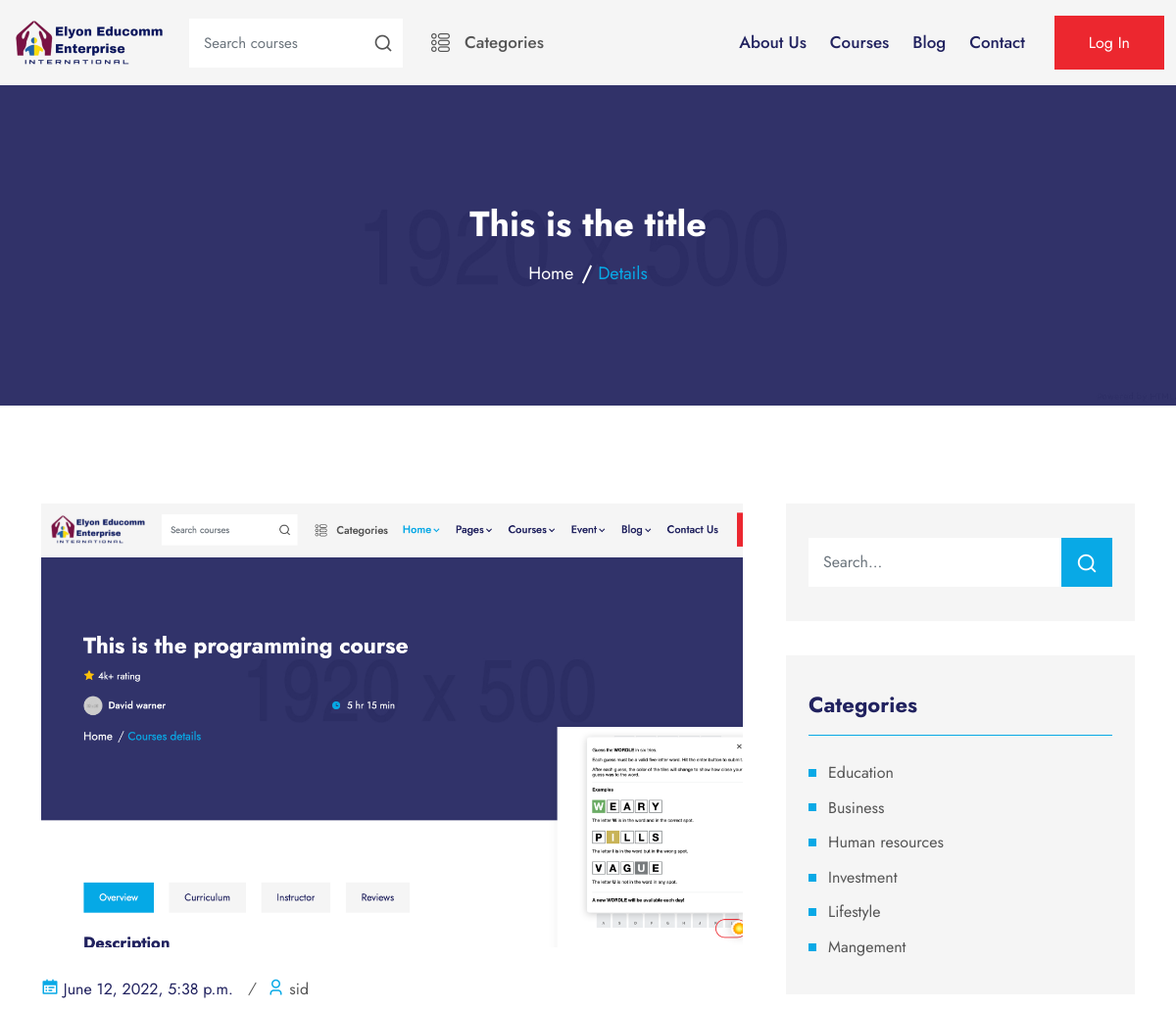
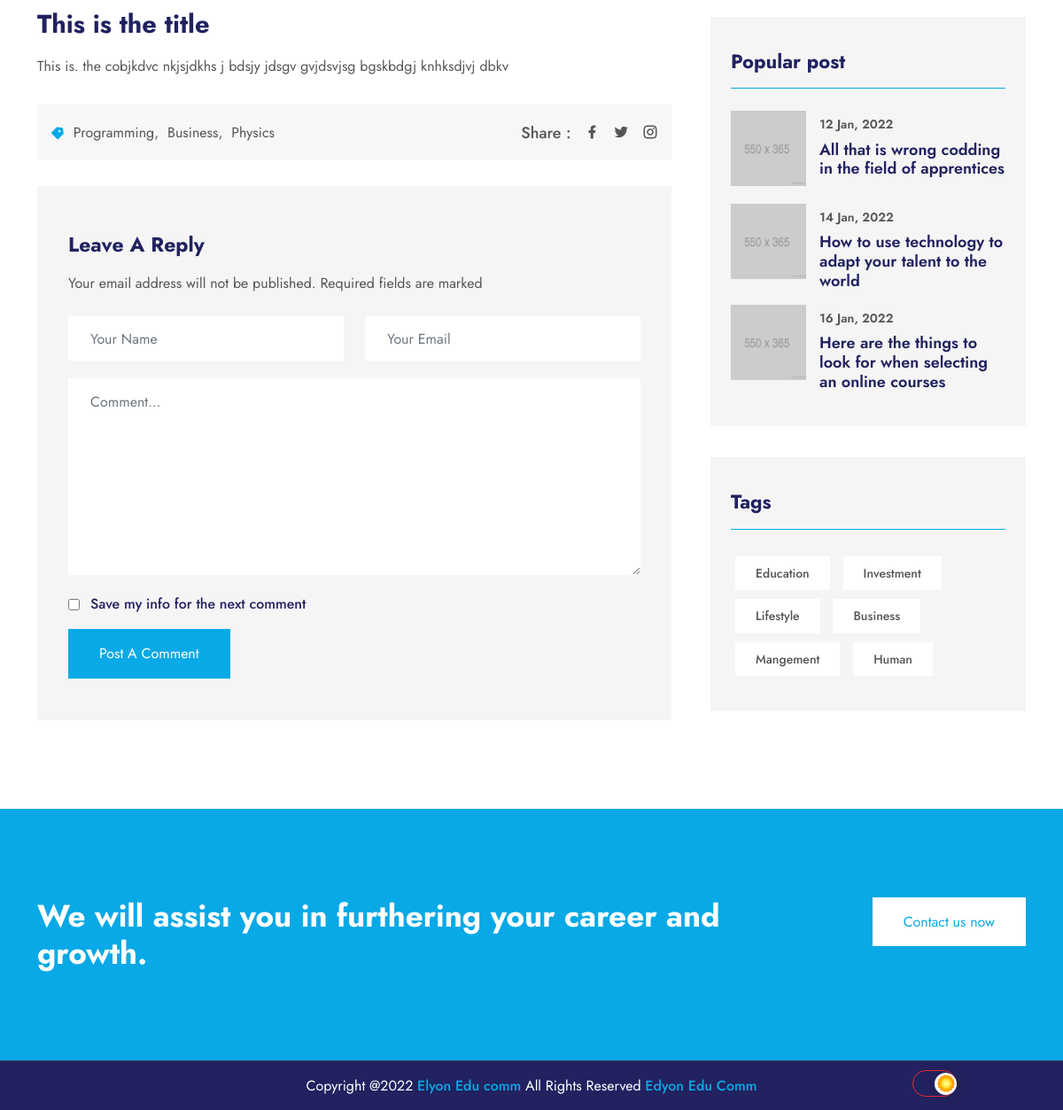
The app's page /blog/this-is-the-title/ with its own data (2 pictures, top to bottom).
### blog/models.py (models this page shows, shortened)
class BlogPost(models.Model):
    title = models.CharField(max_length=200, unique=True)
    blogImage = models.ImageField(null=False, blank=True)
    slug = models.SlugField(max_length=200, unique=True)
    author = models.ForeignKey(User, on_delete=models.CASCADE, related_name='blog_posts')
    course = models.ForeignKey(Course, null=True, blank=True, on_delete=models.SET_NULL)
    category = models.ManyToManyField(Category, null=True, blank=True)
    content = models.TextField()
    updated_on = models.DateTimeField(auto_now=True)
    created_on = models.DateTimeField(auto_now_add=True)
    status = models.IntegerField(choices=STATUS, default=0)
    class Meta:
        ordering = ['-created_on']

class BlogImage(models.Model):
    image = models.ImageField(null=False)
    blogpost_id = models.ForeignKey('BlogPost', null=True, blank=True,
                                    on_delete=models.SET_NULL, verbose_name='image_blogpost_id')

### course/models.py (models this page shows, shortened)
class Category(models.Model):
    name = models.CharField(max_length=50)
    description = models.TextField()
    created_at = models.DateTimeField(auto_now_add=True)
    updated_at = models.DateTimeField(auto_now=True)

### blog/views.py (the view)
# urls.py: path('<slug:slug>/', views.single_post, name='single_post'),
def single_post(request, slug):
    blog_post = get_object_or_404(BlogPost, slug=slug)
    blog_image = BlogImage.objects.get(blogpost_id=blog_post.id)
    categories = blog_post.category.all()
    new_comment = None
    template = 'single_blog.html'
    if 'last_item' in request.session:
        del request.session['last_item']
    comment_form = CommentForm()
    context = {
        'blog_post': blog_post,
        'blog_image': blog_image,
        'comment_form': comment_form,
        'categories': categories
    }
    return render(request, template, context)

### blog/BlogForm.py
class CommentForm(forms.ModelForm):
    class Meta:
        model = BlogComment
        fields = ('comment_tittle', 'blog_comment')

### blog/templates/single_blog.html (shortened to what this page needs)
{% extends 'base.html' %}{% load static %}
{% block content %}
        <div class="inner-banner inner-banner-bg3">
            <div class="container">
                <div class="inner-title text-center">
                    <h3>{{ blog_post.title }}</h3>
                    <ul>
                        <li>
                            <a href="/">Home</a>
                        </li>
                        <li>Details</li>
                    </ul>
                </div>
            </div>
        </div>
        <div class="blog-details-area pt-100 pb-70">
            <div class="container">
                <div class="row">
                    <div class="col-lg-8">
                        <div class="blog-details-content pr-20">
                            <div class="blog-preview-img">
                                <img src="{{ blog_image.image.url }}" alt="Blog Details">
                            </div>
                            <ul class="tag-list">
                                <li><i class="ri-calendar-todo-fill"></i> {{ blog_post.created_on }}  </li>
                                <li><i class="ri-user-3-line"></i> <a href="tags.html">{{ blog_post.author }}</a></li>
                            </ul>
                            <h2>{{ blog_post.title }}</h2>
                            <p>
                                {{ blog_post.content }}
                            </p>
                            <div class="article-share">
                                <div class="row align-items-center">
                                    <div class="col-lg-6 col-md-6">
                                        <div class="article-tag">
                                            <ul>
                                                <li class="title"><i class="ri-price-tag-3-fill"></i></li>
                                                {% for category in categories.iterator %}
                                                     <li><a href="tags.html" target="_blank"> {{ category.name }},</a></li>
                                                {% endfor %}
                                                <li><a href="tags.html" target="_blank">Business, </a></li>
                                                <li><a href="tags.html" target="_blank">Physics</a></li>
                                            </ul>
                                        </div>
                                    </div>
                                    <div class="col-lg-6 col-md-6">
                                        <div class="article-social-icon">
                                            <ul class="social-icon">
                                                <li class="title">Share :</li>
                                                <li>
                                                    <a href="https://www.facebook.com/" target="_blank">
                                                        <i class="ri-facebook-fill"></i>
                                                    </a>
                                                </li>
                                                <li>
                                                    <a href="https://twitter.com/" target="_blank">
                                                        <i class="ri-twitter-fill"></i>
                                                    </a>
                                                </li>
                                                <li>
                                                    <a href="https://www.pinterest.com/" target="_blank">
                                                        <i class="ri-instagram-line"></i>
                                                    </a>
                                                </li>
                                            </ul>
                                        </div>
                                    </div>
                                </div>
                            </div>
                            <div class="comments-form">
                                <div class="contact-form">
                                    <h4>Leave A Reply</h4>
                                    <p>Your email address will not be published. Required fields are marked</p>
                                    <form id="contactForm">
                                        <div class="row">
                                            <div class="col-lg-6 col-sm-6">
                                                <div class="form-group">
                                                    <input type="text" name="name" id="name" class="form-control" required data-error="Please enter your name" placeholder="Your Name">
                                                </div>
                                            </div>
                                            <div class="col-lg-6 col-sm-6">
                                                <div class="form-group">
                                                    <input type="email" name="email" id="email" class="form-control" required data-error="Please enter your email" placeholder="Your Email">
                                                </div>
                                            </div>
                                            <div class="col-lg-12 col-md-12">
                                                <div class="form-group">
                                                    <textarea name="message" class="form-control" id="message" cols="30" rows="8" required data-error="Write your message" placeholder="Comment..."></textarea>
                                                </div>
                                            </div>
                                            <div class="col-lg-12 col-md-12">
                                                <div class="agree-label">
                                                    <input type="checkbox" id="chb1">
                                                    <label for="chb1">
                                                        Save my info for the next comment
                                                    </label>
                                                </div>
                                            </div>
                                            <div class="col-lg-12 col-md-12">
                                                <button type="submit" class="default-btn">
                                                    Post A Comment
                                                </button>
                                            </div>
                                        </div>
                                    </form>
                                </div>
                            </div>
                        </div>
                    </div>
                    <div class="col-lg-4">
                        <div class="side-bar-area">
                            <div class="side-bar-widget">
                                <form class="search-form">
                                    <input type="search" class="form-control" placeholder="Search...">
                                    <button type="submit">
                                        <i class="ri-search-line"></i>
                                    </button>
                                </form>
                            </div>
                            <div class="side-bar-widget">
                                <h3 class="title">Categories</h3>
                                <div class="side-bar-categories">
                                    <ul>
                                        <li>
                                            <a href="categories.html" target="_blank">
                                                Education
                                            </a>
                                        </li>
                                        <li>
                                            <a href="categories.html" target="_blank">
                                                Business
                                            </a>
                                        </li>
                                        <li>
                                            <a href="categories.html" target="_blank">
                                                Human resources
                                            </a>
                                        </li>
                                        <li>
                                            <a href="categories.html" target="_blank">
                                                Investment
                                            </a>
                                        </li>
                                        <li>
                                            <a href="categories.html" target="_blank">
                                                Lifestyle
                                            </a>
                                        </li>
                                        <li>
                                            <a href="categories.html" target="_blank">
                                                Mangement
                                            </a>
                                        </li>
                                    </ul>
                                </div>
                            </div>
                            <div class="side-bar-widget">
                                <h3 class="title">Popular post</h3>
                                <div class="widget-popular-post">
                                    <article class="item">
                                        <a href="blog-details.html" class="thumb">
                                            <span class="full-image cover bg1" role="img"></span>
                                        </a>
                                        <div class="info">
                                            <p>12 Jan, 2022</p>
                                            <h4 class="title-text">
                                                <a href="blog-details.html">
                                                    All that is wrong codding in the field of apprentices
                                                </a>
                                            </h4>
                                        </div>
                                    </article>
                                    <article class="item">
                                        <a href="blog-details.html" class="thumb">
                                            <span class="full-image cover bg2" role="img"></span>
                                        </a>
                                        <div class="info">
                                            <p>14 Jan, 2022</p>
                                            <h4 class="title-text">
                                                <a href="blog-details.html">
                                                    How to use technology to adapt your talent to the world
                                                </a>
                                            </h4>
                                        </div>
                                    </article>
                                    <article class="item">
                                        <a href="blog-details.html" class="thumb">
                                            <span class="full-image cover bg3" role="img"></span>
                                        </a>
                                        <div class="info">
                                            <p>16 Jan, 2022</p>
                                            <h4 class="title-text">
                                                <a href="blog-details.html">
                                                    Here are the things to look for when
                                                    selecting an online courses
                                                </a>
                                            </h4>
                                        </div>
                                    </article>
                                </div>
                            </div>
                            <div class="side-bar-widget">
                                <h3 class="title">Tags</h3>
                                <ul class="side-bar-widget-tag">
                                    <li><a href="tags.html" target="_blank"> Education</a></li>
                                    <li><a href="tags.html" target="_blank">Investment</a></li>
                                    <li><a href="tags.html" target="_blank">Lifestyle</a></li>
                                    <li><a href="tags.html" target="_blank">Business</a></li>
                                    <li><a href="tags.html" target="_blank">Mangement</a></li>
                                    <li><a href="tags.html" target="_blank">Human</a></li>
                                </ul>
                            </div>
                        </div>
                    </div>
                </div>
            </div>
        </div>
{% endblock %}

### static/css/theme-dark.css (style rules this page uses)
:root { --darkColor: #1d1d1d; --bgColor: #252525; --cardColor: #0e0e0e; }

### records on screen
BlogPost: title "This is the title", created_on "June 12, 2022, 5:38 p.m.", author "sid", content "This is. the cobjkdvc nkjsjdkhs j bdsjy jdsgv gvjdsvjsg bgskbdgj knhksdjvj dbkv"
BlogImage: image (picture)
Category: name "Programming"
